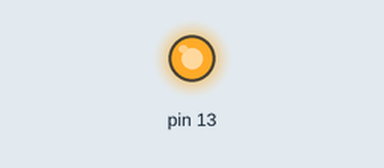
A sketch run on a simulated Arduino Uno, built with avr-gcc and run on an emulated ATmega328P. Parts: output pins drawn as LEDs (lit = HIGH).

Above: at 0.2 s.
At 24.0 s:
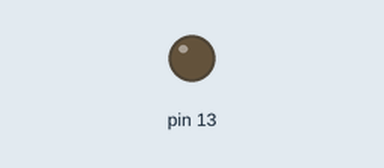
Timing chart, 0 to 32.5 s (numbered marks = the images above):
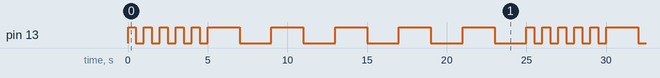

Measured:
- by itself, pin 13: repeats every 25.0 s: 4 × (LOW 0.50 s, HIGH 0.50 s), LOW 0.50 s, 5 × (HIGH 2.0 s, LOW 2.0 s), HIGH 0.50 s
- by itself, everything shown: repeats every 25.0 s, in 20 steps

The sketch:

BlinkMODIFIED.ino
```cpp
void setup() {
  pinMode(13, OUTPUT);
}

void loop() {
  for(int i = 1;i<= 5; i++){
    digitalWrite(13, HIGH);
    delay(500);
    digitalWrite(13, LOW);
    delay(500);
  }
  for(int i = 1 ;i<=5;i++){
    digitalWrite(13, HIGH);
    delay(2000);
    digitalWrite(13, LOW);
    delay(2000);
  }
}
```
